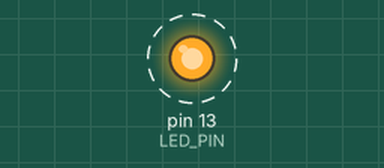
Recording of a sketch running on a simulated Arduino Uno, built with avr-gcc and run on an emulated ATmega328P. On the bench: output pins drawn as LEDs (lit = HIGH). Dashed ring = blinking.

Above: at 0.2 s.
Timing chart, 0 to 3.0 s (numbered marks = the images above):
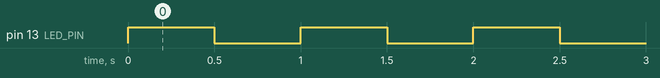

Measured:
- by itself, pin 13 (LED_PIN): alternates HIGH for 0.50 s and LOW for 0.50 s

The sketch:

AppleSilicon.ino
```cpp
/*

  AppleSilicon
  Using the Arduino IDE with Apple Silicon (ARM) machines.

  For info and circuit diagrams see https://github.com/tardate/LittleArduinoProjects/tree/main/playground/AppleSilicon

 */

const int LED_PIN = 13;


/*
 * Command: one-time setup
 */
void setup() {
  pinMode(LED_PIN, OUTPUT);
}


/*
 * Command: main loop
 */
void loop() {
  static boolean output = HIGH;

  digitalWrite(LED_PIN, output);
  delay(500);

  output = !output;
}
```
